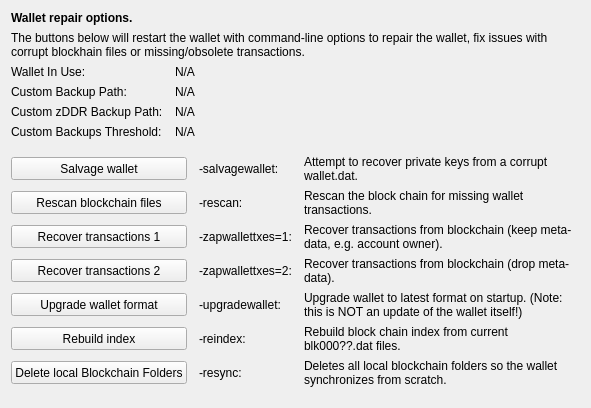
     <widget class="QWidget" name="tab_repair">
      <attribute name="title">
       <string>&amp;Wallet Repair</string>
      </attribute>
      <layout class="QGridLayout" name="gridLayout_4" columnstretch="0,0,0,0">
       <property name="horizontalSpacing">
        <number>12</number>
       </property>
       <item row="0" column="0" colspan="4">
        <widget class="QLabel" name="label_repair_header">
         <property name="font">
          <font>
           <weight>75</weight>
           <bold>true</bold>
          </font>
         </property>
         <property name="text">
          <string>Wallet repair options.</string>
         </property>
        </widget>
       </item>
       <item row="1" column="0" colspan="4">
        <widget class="QLabel" name="label_repair_helptext">
         <property name="font">
          <font>
           <weight>50</weight>
           <bold>false</bold>
          </font>
         </property>
         <property name="text">
          <string>The buttons below will restart the wallet with command-line options to repair the wallet, fix issues with corrupt blockhain files or missing/obsolete transactions.</string>
         </property>
         <property name="wordWrap">
          <bool>true</bool>
         </property>
        </widget>
       </item>
       <item row="2" column="0">
        <widget class="QLabel" name="wallet_path_label">
         <property name="text">
          <string>Wallet In Use:</string>
         </property>
        </widget>
       </item>
       <item row="2" column="1" colspan="3">
        <widget class="QLabel" name="wallet_path">
         <property name="cursor">
          <cursorShape>IBeamCursor</cursorShape>
         </property>
         <property name="text">
          <string>N/A</string>
         </property>
         <property name="textFormat">
          <enum>Qt::PlainText</enum>
         </property>
         <property name="textInteractionFlags">
          <set>Qt::LinksAccessibleByMouse|Qt::TextSelectableByKeyboard|Qt::TextSelectableByMouse</set>
         </property>
        </widget>
       </item>
       <item row="3" column="0">
        <widget class="QLabel" name="wallet_custombackuppath_label">
         <property name="visible">
          <bool>false</bool>
         </property>
         <property name="text">
          <string>Custom Backup Path:</string>
         </property>
        </widget>
       </item>
       <item row="3" column="1" colspan="3">
        <widget class="QLabel" name="wallet_custombackuppath">
         <property name="cursor">
          <cursorShape>IBeamCursor</cursorShape>
         </property>
         <property name="visible">
          <bool>false</bool>
         </property>
         <property name="text">
          <string>N/A</string>
         </property>
         <property name="textFormat">
          <enum>Qt::PlainText</enum>
         </property>
         <property name="textInteractionFlags">
          <set>Qt::LinksAccessibleByMouse|Qt::TextSelectableByKeyboard|Qt::TextSelectableByMouse</set>
         </property>
        </widget>
       </item>
       <item row="4" column="0">
        <widget class="QLabel" name="wallet_customzpivbackuppath_label">
         <property name="visible">
          <bool>false</bool>
         </property>
         <property name="text">
          <string>Custom zDDR Backup Path:</string>
         </property>
        </widget>
       </item>
       <item row="4" column="1" colspan="3">
        <widget class="QLabel" name="wallet_customzpivbackuppath">
         <property name="cursor">
          <cursorShape>IBeamCursor</cursorShape>
         </property>
         <property name="visible">
          <bool>false</bool>
         </property>
         <property name="text">
          <string>N/A</string>
         </property>
         <property name="textFormat">
          <enum>Qt::PlainText</enum>
         </property>
         <property name="textInteractionFlags">
          <set>Qt::LinksAccessibleByMouse|Qt::TextSelectableByKeyboard|Qt::TextSelectableByMouse</set>
         </property>
        </widget>
       </item>
       <item row="5" column="0">
        <widget class="QLabel" name="wallet_custombackupthreshold_label">
         <property name="visible">
          <bool>false</bool>
         </property>
         <property name="text">
          <string>Custom Backups Threshold:</string>
         </property>
        </widget>
       </item>
       <item row="5" column="1" colspan="3">
        <widget class="QLabel" name="wallet_custombackupthreshold">
         <property name="cursor">
          <cursorShape>IBeamCursor</cursorShape>
         </property>
         <property name="visible">
          <bool>false</bool>
         </property>
         <property name="text">
          <string>N/A</string>
         </property>
         <property name="textFormat">
          <enum>Qt::PlainText</enum>
         </property>
         <property name="textInteractionFlags">
          <set>Qt::LinksAccessibleByMouse|Qt::TextSelectableByKeyboard|Qt::TextSelectableByMouse</set>
         </property>
        </widget>
       </item>
       <item row="6" column="0">
        <spacer name="verticalSpacer_repair1">
         <property name="orientation">
          <enum>Qt::Vertical</enum>
         </property>
         <property name="sizeHint" stdset="0">
          <size>
           <width>10</width>
           <height>10</height>
          </size>
         </property>
        </spacer>
       </item>
       <item row="7" column="0" colspan="2">
        <widget class="QPushButton" name="btn_salvagewallet">
         <property name="minimumSize">
          <size>
           <width>100</width>
           <height>23</height>
          </size>
         </property>
         <property name="text">
          <string>Salvage wallet</string>
         </property>
        </widget>
       </item>
       <item row="7" column="2">
        <widget class="QLabel" name="label_repair_salvage_command">
         <property name="text">
          <string notr="true">-salvagewallet:</string>
         </property>
        </widget>
       </item>
       <item row="7" column="3">
        <widget class="QLabel" name="label_repair_salvage">
         <property name="text">
          <string>Attempt to recover private keys from a corrupt wallet.dat.</string>
         </property>
         <property name="wordWrap">
          <bool>true</bool>
         </property>
        </widget>
       </item>
       <item row="8" column="0" colspan="2">
        <widget class="QPushButton" name="btn_rescan">
         <property name="minimumSize">
          <size>
           <width>100</width>
           <height>23</height>
          </size>
         </property>
         <property name="text">
          <string>Rescan blockchain files</string>
         </property>
        </widget>
       </item>
       <item row="8" column="2">
        <widget class="QLabel" name="label_repair_rescan_command">
         <property name="text">
          <string notr="true">-rescan:</string>
         </property>
        </widget>
       </item>
       <item row="8" column="3">
        <widget class="QLabel" name="label_repair_rescan">
         <property name="text">
          <string>Rescan the block chain for missing wallet transactions.</string>
         </property>
         <property name="wordWrap">
          <bool>true</bool>
         </property>
        </widget>
       </item>
       <item row="9" column="0" colspan="2">
        <widget class="QPushButton" name="btn_zapwallettxes1">
         <property name="minimumSize">
          <size>
           <width>100</width>
           <height>23</height>
          </size>
         </property>
         <property name="text">
          <string>Recover transactions 1</string>
         </property>
        </widget>
       </item>
       <item row="9" column="2">
        <widget class="QLabel" name="label_repair_zap1_command">
         <property name="text">
          <string notr="true">-zapwallettxes=1:</string>
         </property>
        </widget>
       </item>
       <item row="9" column="3">
        <widget class="QLabel" name="label_repair_zap1">
         <property name="text">
          <string>Recover transactions from blockchain (keep meta-data, e.g. account owner).</string>
         </property>
         <property name="wordWrap">
          <bool>true</bool>
         </property>
        </widget>
       </item>
       <item row="10" column="0" colspan="2">
        <widget class="QPushButton" name="btn_zapwallettxes2">
         <property name="minimumSize">
          <size>
           <width>100</width>
           <height>23</height>
          </size>
         </property>
         <property name="text">
          <string>Recover transactions 2</string>
         </property>
        </widget>
       </item>
       <item row="10" column="2">
        <widget class="QLabel" name="label_repair_zap2_command">
         <property name="text">
          <string notr="true">-zapwallettxes=2:</string>
         </property>
        </widget>
       </item>
       <item row="10" column="3">
        <widget class="QLabel" name="label_repair_zap2">
         <property name="text">
          <string>Recover transactions from blockchain (drop meta-data).</string>
         </property>
         <property name="wordWrap">
          <bool>true</bool>
         </property>
        </widget>
       </item>
       <item row="11" column="0" colspan="2">
        <widget class="QPushButton" name="btn_upgradewallet">
         <property name="minimumSize">
          <size>
           <width>100</width>
           <height>23</height>
          </size>
         </property>
         <property name="text">
          <string>Upgrade wallet format</string>
         </property>
        </widget>
       </item>
       <item row="11" column="2">
        <widget class="QLabel" name="label_repair_upgrade_command">
         <property name="text">
          <string notr="true">-upgradewallet:</string>
         </property>
        </widget>
       </item>
       <item row="11" column="3">
        <widget class="QLabel" name="label_repair_upgrade">
         <property name="text">
          <string>Upgrade wallet to latest format on startup. (Note: this is NOT an update of the wallet itself!)</string>
         </property>
         <property name="wordWrap">
          <bool>true</bool>
         </property>
        </widget>
       </item>
       <item row="12" column="0" colspan="2">
        <widget class="QPushButton" name="btn_reindex">
         <property name="minimumSize">
          <size>
           <width>100</width>
           <height>23</height>
          </size>
         </property>
         <property name="text">
          <string>Rebuild index</string>
         </property>
        </widget>
       </item>
       <item row="12" column="2">
        <widget class="QLabel" name="label_repair_reindex_command">
         <property name="text">
          <string notr="true">-reindex:</string>
         </property>
        </widget>
       </item>
       <item row="12" column="3">
        <widget class="QLabel" name="label_repair_reindex">
         <property name="text">
          <string>Rebuild block chain index from current blk000??.dat files.</string>
         </property>
         <property name="wordWrap">
          <bool>true</bool>
         </property>
        </widget>
       </item>
       <item row="13" column="0" colspan="2">
        <widget class="QPushButton" name="btn_resync">
         <property name="minimumSize">
          <size>
           <width>100</width>
           <height>23</height>
          </size>
         </property>
         <property name="text">
          <string>Delete local Blockchain Folders</string>
         </property>
        </widget>
       </item>
       <item row="13" column="2">
        <widget class="QLabel" name="label_repair_resync_command">
         <property name="text">
          <string>-resync:</string>
         </property>
        </widget>
       </item>
       <item row="13" column="3">
        <widget class="QLabel" name="label_repair_resync">
         <property name="text">
          <string>Deletes all local blockchain folders so the wallet synchronizes from scratch.</string>
         </property>
         <property name="wordWrap">
          <bool>true</bool>
         </property>
        </widget>
       </item>
       <item row="14" column="0">
        <spacer name="verticalSpacer_repair2">
         <property name="orientation">
          <enum>Qt::Vertical</enum>
         </property>
         <property name="sizeHint" stdset="0">
          <size>
           <width>20</width>
           <height>10</height>
          </size>
         </property>
        </spacer>
       </item>
      </layout>
     </widget>
